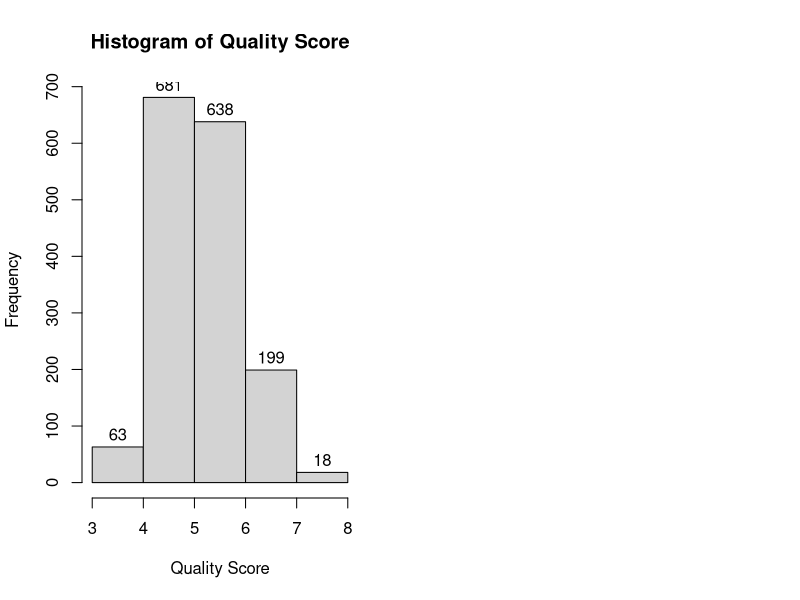
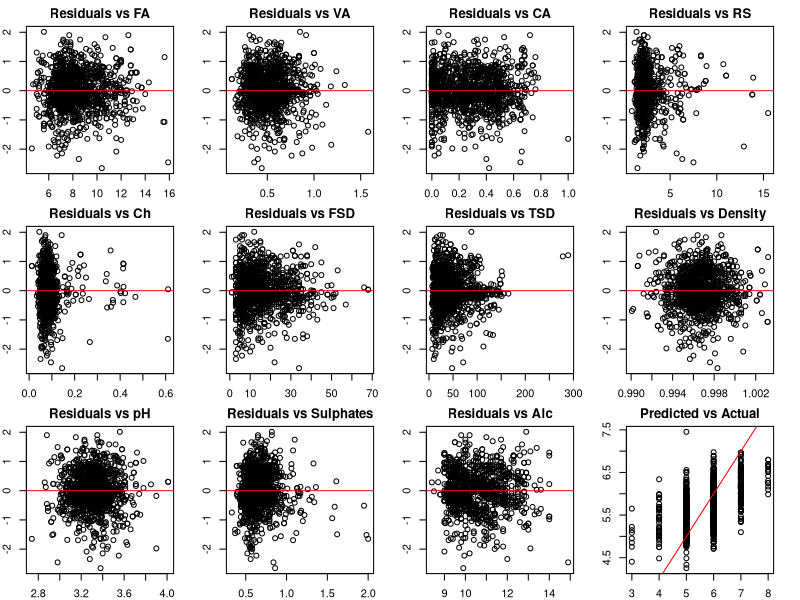
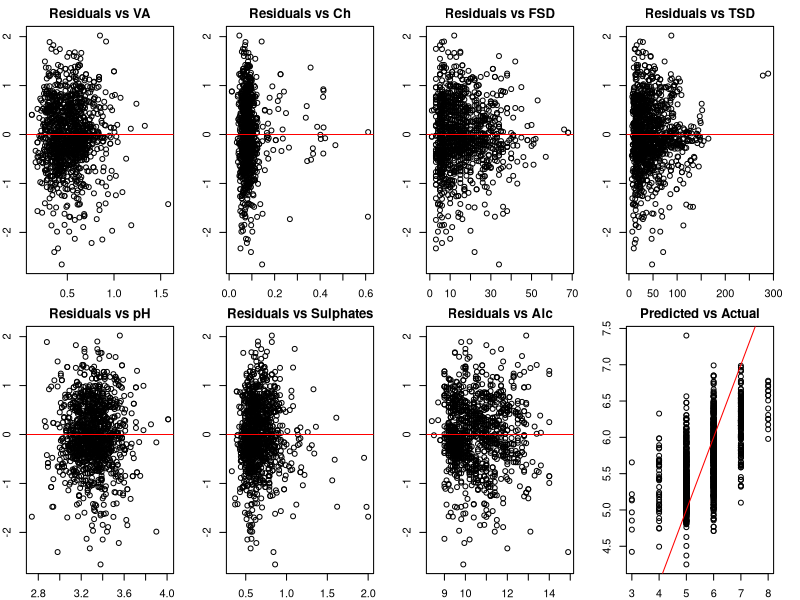
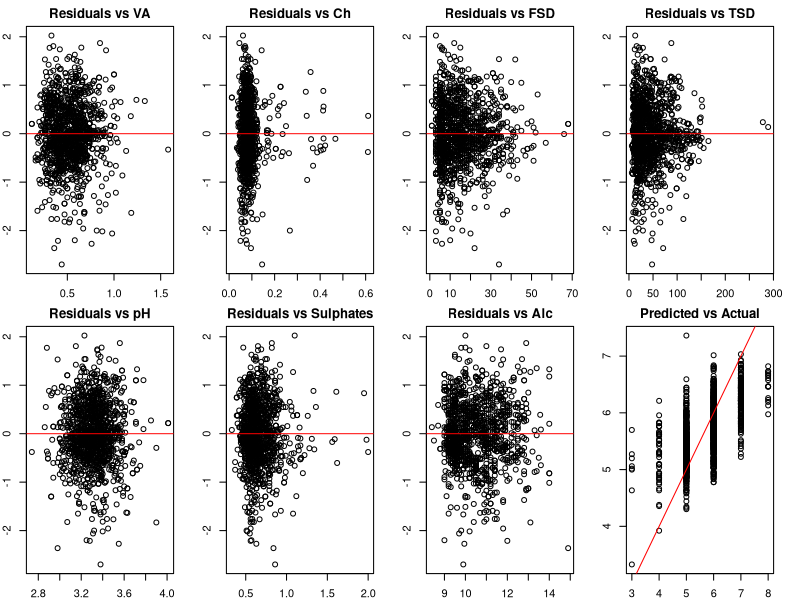
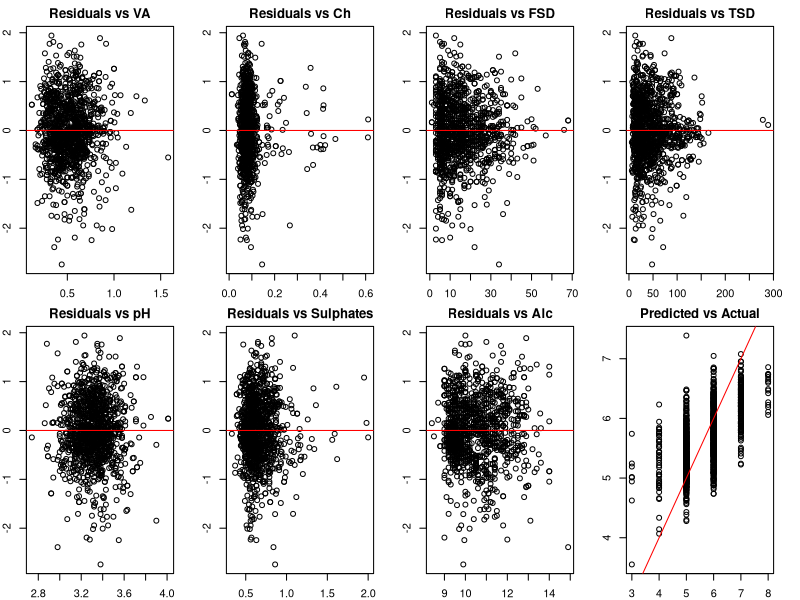

Reproduce these figures in R, in order.
# humna factor: individual or panel 
# data factor: not enough of features being capture & not enough data point?
# algo factor: not flexible enough algo

# Upload necessary packages
library(tidyverse)
library(Metrics)

#import redwine
df=read.csv('redquality.csv',stringsAsFactors = TRUE)

# explore data
head(df)
str(df)

#Question1a avg of each variable
dfsumm=summary(df)
dfsumm
dfmean=dfsumm[4,]
dfmean
# write.csv(dfmean, file = "mean.csv")
#Prepare graphs
par(mfrow=c(1,2))

#Question1b Histogram of the quality score
df_hist=hist(df$QS,breaks=5,main="Histogram of Quality Score", xlab="Quality Score")
text(df_hist$mids,df_hist$counts,labels=df_hist$counts,adj=c(0.5,-0.5))

#check unique
df_uniq=unique(df$QS)
df_uniq

#Question1c Relationship between chemicals
df_cor=cor(df)
df_cor

round(df_cor,digits=3)
cor_qs=df_cor[,"QS"]
cor_qs

write.csv(round(cor_qs,digits=3), file = "correlation.csv")

# Set the random seed and sample the index of the training set data.
set.seed(123)
train_index <- sample(1:nrow(df), 0.8 * nrow(df))

# Split data into training and testing set 
trainData <- df[train_index,]
testData <- df[-train_index,]

#############################################################################
#Fit the regression model for Price on all available predictors
fit1 <- lm(QS~., data = trainData)
fit1Summary = summary(fit1)
fit1Summary

#############################################################################
#Load the MASS library and use the stepAIC() function for stepwise regression
library(MASS)
fit2 <- stepAIC(fit1, direction="both", trace = FALSE)
fit2Summary = summary(fit2)
fit2Summary

par("mar")
par(mar=c(2,2,2,2))
######### Residual FIT 1 #########
par(mfrow=c(3,4))

plot(x=trainData$FA,y=fit1$residuals,xlab="FA",ylab="Residuals",
     main="Residuals vs FA")
abline(a=0,b=0,col="red")

plot(x=trainData$VA,y=fit1$residuals,xlab="VA",ylab="Residuals",
     main="Residuals vs VA")
abline(a=0,b=0,col="red")

plot(x=trainData$CA,y=fit1$residuals,xlab="CA",ylab="Residuals",
     main="Residuals vs CA")
abline(a=0,b=0,col="red")

plot(x=trainData$RS,y=fit1$residuals,xlab="RS",ylab="Residuals",
     main="Residuals vs RS")
abline(a=0,b=0,col="red")

plot(x=trainData$Ch,y=fit1$residuals,xlab="Ch",ylab="Residuals",
     main="Residuals vs Ch")
abline(a=0,b=0,col="red")

plot(x=trainData$FSD,y=fit1$residuals,xlab="FSD",ylab="Residuals",
     main="Residuals vs FSD")
abline(a=0,b=0,col="red")

plot(x=trainData$TSD,y=fit1$residuals,xlab="TSD",ylab="Residuals",
     main="Residuals vs TSD")
abline(a=0,b=0,col="red")

plot(x=trainData$Density,y=fit1$residuals,xlab="Density",ylab="Residuals",
     main="Residuals vs Density")
abline(a=0,b=0,col="red")

plot(x=trainData$pH,y=fit1$residuals,xlab="pH",ylab="Residuals",
     main="Residuals vs pH")
abline(a=0,b=0,col="red")

plot(x=trainData$Sulphates,y=fit1$residuals,xlab="Sulphates",ylab="Residuals",
     main="Residuals vs Sulphates")
abline(a=0,b=0,col="red")

plot(x=trainData$Alc,y=fit1$residuals,xlab="Alc",ylab="Residuals",
     main="Residuals vs Alc")
abline(a=0,b=0,col="red")

plot(x=trainData$QS,y=fit1$fitted.values,xlab="Actual",ylab="Predicted",
     main="Predicted vs Actual")
abline(a=0,b=1,col="red")


######### Residual FIT 2 #########
#Scatter of residuals vs fitted values and residuals vs VA
par(mfrow=c(2,4))

plot(x=trainData$VA,y=fit2$residuals,xlab="VA",ylab="Residuals",
     main="Residuals vs VA")
abline(a=0,b=0,col="red")

plot(x=trainData$Ch,y=fit2$residuals,xlab="Ch",ylab="Residuals",
     main="Residuals vs Ch")
abline(a=0,b=0,col="red")

plot(x=trainData$FSD,y=fit2$residuals,xlab="FSD",ylab="Residuals",
     main="Residuals vs FSD")
abline(a=0,b=0,col="red")

plot(x=trainData$TSD,y=fit2$residuals,xlab="TSD",ylab="Residuals",
     main="Residuals vs TSD")
abline(a=0,b=0,col="red")

plot(x=trainData$pH,y=fit2$residuals,xlab="pH",ylab="Residuals",
     main="Residuals vs pH")
abline(a=0,b=0,col="red")

plot(x=trainData$Sulphates,y=fit2$residuals,xlab="Sulphates",ylab="Residuals",
     main="Residuals vs Sulphates")
abline(a=0,b=0,col="red")

plot(x=trainData$Alc,y=fit2$residuals,xlab="Alc",ylab="Residuals",
     main="Residuals vs Alc")
abline(a=0,b=0,col="red")

plot(x=trainData$QS,y=fit2$fitted.values,xlab="Actual",ylab="Predicted",
     main="Predicted vs Actual")
abline(a=0,b=1,col="red")

#############################################################################
#Fit the nonlinear regression model with quadratics and interactions
#Fit the nonlinear regression model with quadratics and interactions
fit3 <- lm(QS~ VA+ I(VA^2) + I(log(VA))+ Ch + I(Ch^2) + I(log(Ch)) + TSD + I(TSD^2) + I(log(TSD)) + FSD + I(FSD^2) + I(log(FSD)) + pH + Sulphates + I(Sulphates^2) + I(log(Sulphates)) + Alc, data = trainData)
summary(fit3)

fit4 <- stepAIC(fit3, direction="both", trace = FALSE)
summary(fit4)

# logreg <- glm(log(QS)~ VA+ I(VA^2) + I(log(VA))+ Ch + I(Ch^2) + I(log(Ch)) + TSD + I(TSD^2) + I(log(TSD)) + FSD + I(FSD^2) + I(log(FSD)) + pH + Sulphates + I(Sulphates^2) + I(log(Sulphates)) + Alc, data = trainData, family = binomial)
# summary(logreg)


######### Residual FIT 3 #########
par(mfrow=c(2,4))
plot(x=trainData$VA,y=fit3$residuals,xlab="VA",ylab="Residuals",
     main="Residuals vs VA")
abline(a=0,b=0,col="red")

plot(x=trainData$Ch,y=fit3$residuals,xlab="Ch",ylab="Residuals",
     main="Residuals vs Ch")
abline(a=0,b=0,col="red")

plot(x=trainData$FSD,y=fit3$residuals,xlab="FSD",ylab="Residuals",
     main="Residuals vs FSD")
abline(a=0,b=0,col="red")

plot(x=trainData$TSD,y=fit3$residuals,xlab="TSD",ylab="Residuals",
     main="Residuals vs TSD")
abline(a=0,b=0,col="red")

plot(x=trainData$pH,y=fit3$residuals,xlab="pH",ylab="Residuals",
     main="Residuals vs pH")
abline(a=0,b=0,col="red")

plot(x=trainData$Sulphates,y=fit3$residuals,xlab="Sulphates",ylab="Residuals",
     main="Residuals vs Sulphates")
abline(a=0,b=0,col="red")

plot(x=trainData$Alc,y=fit3$residuals,xlab="Alc",ylab="Residuals",
     main="Residuals vs Alc")
abline(a=0,b=0,col="red")

plot(x=trainData$QS,y=fit3$fitted.values,xlab="Actual",ylab="Predicted",
     main="Predicted vs Actual")
abline(a=0,b=1,col="red")


######### Residual FIT 4 #########
par(mfrow=c(2,4))
plot(x=trainData$VA,y=fit4$residuals,xlab="VA",ylab="Residuals",
     main="Residuals vs VA")
abline(a=0,b=0,col="red")

plot(x=trainData$Ch,y=fit4$residuals,xlab="Ch",ylab="Residuals",
     main="Residuals vs Ch")
abline(a=0,b=0,col="red")

plot(x=trainData$FSD,y=fit4$residuals,xlab="FSD",ylab="Residuals",
     main="Residuals vs FSD")
abline(a=0,b=0,col="red")

plot(x=trainData$TSD,y=fit4$residuals,xlab="TSD",ylab="Residuals",
     main="Residuals vs TSD")
abline(a=0,b=0,col="red")

plot(x=trainData$pH,y=fit4$residuals,xlab="pH",ylab="Residuals",
     main="Residuals vs pH")
abline(a=0,b=0,col="red")

plot(x=trainData$Sulphates,y=fit4$residuals,xlab="Sulphates",ylab="Residuals",
     main="Residuals vs Sulphates")
abline(a=0,b=0,col="red")

plot(x=trainData$Alc,y=fit4$residuals,xlab="Alc",ylab="Residuals",
     main="Residuals vs Alc")
abline(a=0,b=0,col="red")

plot(x=trainData$QS,y=fit4$fitted.values,xlab="Actual",ylab="Predicted",
     main="Predicted vs Actual")
abline(a=0,b=1,col="red")




######## Residual  - Non linear ########

#Defining a function to compute the all metrics for cross sectional data
#Packages available to compute the metrics, but this function conveniently gathers all metrics
csaccuracy<-function(actual,predicted,naive){
  stats<-matrix(0,1,4)
  colnames(stats)<-c("RMSE","MAE","MAPE","MASE")
  dev<-actual-predicted
  BE=mean(abs(actual-naive))
  q=(dev)/BE
  stats[1]=sqrt(mean(dev^2))
  stats[2]=mean(abs(dev))
  stats[3]=mean(100*abs(dev/actual))
  stats[4]=mean(abs(q))
  return(stats)
}

# Predicting y with prediction interval using test set
pfit1 <- predict(fit1, newdata = testData, interval = "prediction") 
head(pfit1)

# Predicting y with prediction interval using test set
pfit2 <- predict(fit2, newdata = testData, interval = "prediction") 
head(pfit2)

# Predicting y with prediction interval using test set
pfit3 <- predict(fit3, newdata = testData, interval = "prediction") 
head(pfit3)

# Predicting y with prediction interval using test set
pfit4 <- predict(fit4, newdata = testData, interval = "prediction") 
head(pfit4)

# Assessing model - collate the predictive accuracy metrics - Question 3
stats1=csaccuracy(testData[,"QS"],pfit1[, "fit"],mean(trainData[,"QS"]))
stats1

# Assessing model 
stats2=csaccuracy(testData[,"QS"],pfit2[, "fit"],mean(trainData[,"QS"]))
stats2

# Assessing model
stats3=csaccuracy(testData[,"QS"],pfit3[, "fit"],mean(trainData[,"QS"]))
stats3

# Assessing model
stats4=csaccuracy(testData[,"QS"],pfit4[, "fit"],mean(trainData[,"QS"]))
stats4

#############################################################################
#Collate summary statistics from the three models
sumstats=rbind(stats1, stats2, stats3, stats4)
rownames(sumstats) <- c("Linear","Stepwise","Nonlinear", "Nonlinear plus stepwise")
sumstats
write.csv(sumstats, file = "sumstats.csv")
save.image('WineWorkspace.RData')
